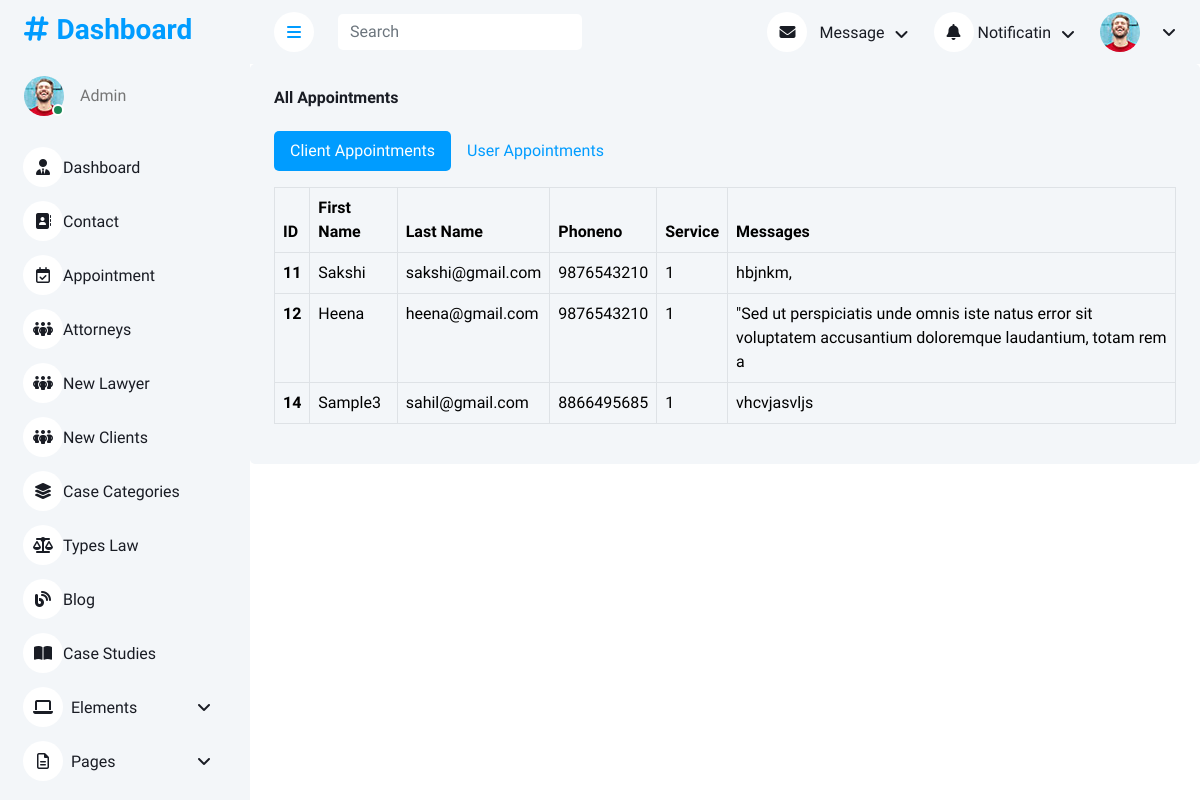
Before: /adminapp/appointment with the older database file.
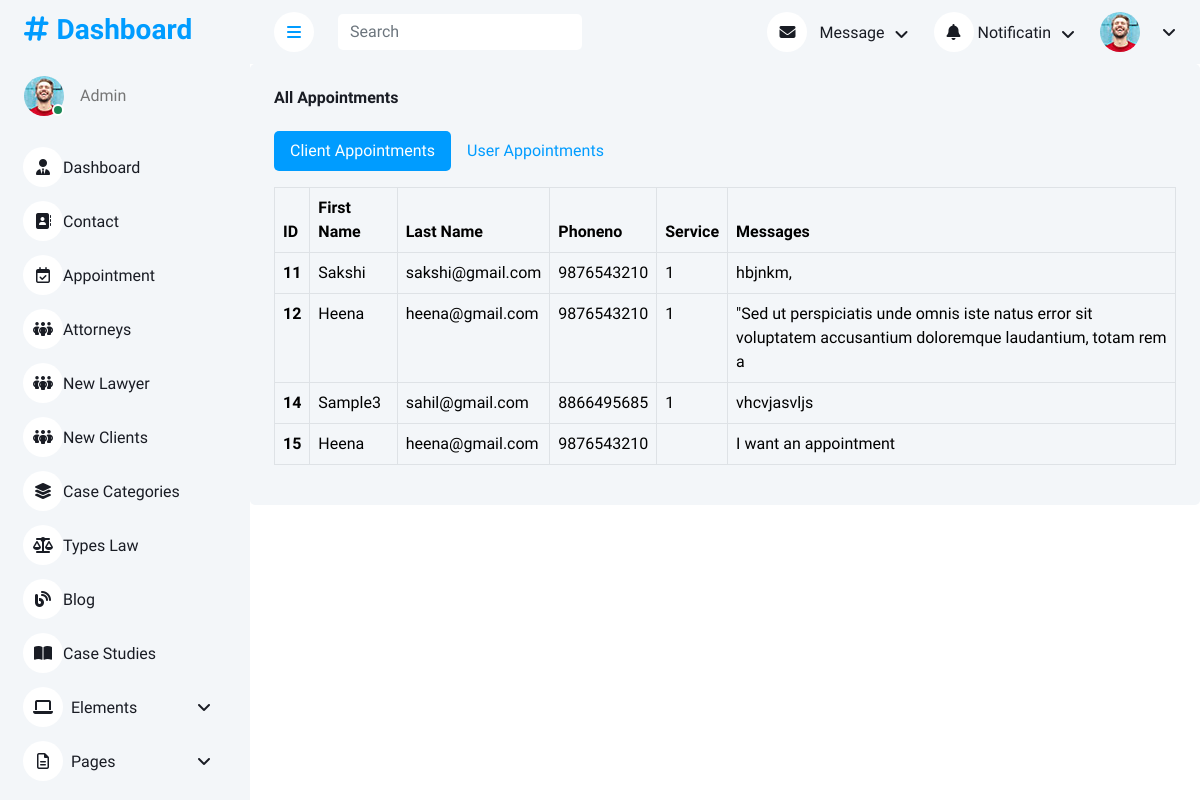
After: the same page with the newer database file.
### userapp/models.py (models this page shows, shortened)
class Appointment(models.Model):
    name = models.CharField(max_length=100)
    email = models.EmailField()
    phoneno = models.CharField(max_length=15)
    service = models.CharField(max_length=100)  # Added service field
    gender = models.CharField(max_length=10)  # Added gender field
    message = models.TextField()
    up_doc1 = models.FileField(upload_to='appointments/', blank=True, null=True)
    userid = models.ForeignKey(clients, on_delete=models.CASCADE)
    lid = models.ForeignKey(lawyer, on_delete=models.CASCADE, blank=True, null=True)  # Made optional

### adminapp/views.py (the view)
# urls.py: path('/appointment', views.Show_Appointment),
def Show_Appointment(request):
    data = Appointment.objects.all
    user_appointments = User_Appointment.objects.all
    return render(request,'adminapp/appointment.html',{"data":data,"User_Appointment":user_appointments})

### adminapp/models.py (called while the page is built)
    def __str__(self):
        return self.name

### templates/adminapp/Appointment.html (shortened to what this page needs)
<!DOCTYPE html>
{% load static %}
<html lang="en">
<head>
    <link href="https://cdnjs.cloudflare.com/ajax/libs/font-awesome/6.7.2/css/all.min.css" rel="stylesheet">
    <link href="https://cdn.jsdelivr.net/npm/bootstrap-icons@1.4.1/font/bootstrap-icons.css" rel="stylesheet">
    <link href="https://cdn.jsdelivr.net/npm/bootstrap@5.3.3/dist/css/bootstrap.min.css" rel="stylesheet">
    <link href="{% static 'adminapp/lib/owlcarousel/assets/owl.carousel.min.css'%}" rel="stylesheet">
    <link href="{% static 'adminapp/lib/tempusdominus/css/tempusdominus-bootstrap-4.min.css'%}" rel="stylesheet">
    <link href="{% static 'adminapp/css/bootstrap.min.css' %}" rel="stylesheet">
    <link href="{% static 'adminapp/css/style.css' %}" rel="stylesheet">
</head>
<body>
    <div class="container-xxl position-relative bg-white d-flex p-0">
        {% include 'adminapp/sidebar.html' %}
        <div class="content">
            {% include 'adminapp/navbar.html' %}
            <div class="col-12">
                <div class="bg-light rounded h-100 p-4">
                    <h6 class="mb-4">All Appointments</h6>
                    <ul class="nav nav-pills mb-3" id="pills-tab" role="tablist">
                        <li class="nav-item" role="presentation">
                            <button class="nav-link active" id="pills-home-tab" data-bs-toggle="pill"
                                data-bs-target="#pills-home" type="button" role="tab" aria-controls="pills-home"
                                aria-selected="true"> Client Appointments</button>
                        </li>
                        <li class="nav-item" role="presentation">
                            <button class="nav-link" id="pills-profile-tab" data-bs-toggle="pill"
                                data-bs-target="#pills-profile" type="button" role="tab"
                                aria-controls="pills-profile" aria-selected="false">User Appointments</button>
                        </li>
                    </ul>
                    <div class="tab-content" id="pills-tabContent">
                        <div class="tab-pane fade show active" id="pills-home" role="tabpanel" aria-labelledby="pills-home-tab">
                            <table class="table table-bordered">
                                <thead>
                                    <tr>
                                        <th scope="col">ID</th>
                                        <th scope="col">First Name</th>
                                        <th scope="col">Last Name</th>
                                        <th scope="col">Phoneno</th>
                                        <th scope="col">Service</th>
                                        <th scope="col">Messages</th>
                                    </tr>
                                </thead>
                                <tbody>
                                    {% for i in data %}
                            <tr>
                                <th scope="row">{{ i.id }}</th>
                                <td>{{ i.name }}</td>
                                <td>{{ i.email }}</td>
                                <td>{{ i.phoneno }}</td>
                                <td>{{ i.service }}</td>
                                <td>{{ i.message }}</td>
                            </tr>
                            {% endfor %}
                                </tbody>
                            </table>
                        </div>
                    </div>
                </div>
            </div>
        </div>
    </div>
</body>
</html>

Changed rows visible on the page:
added Appointment: id "15", name "Heena", email "heena@gmail.com", phoneno "9876543210", message "I want an appointment"
